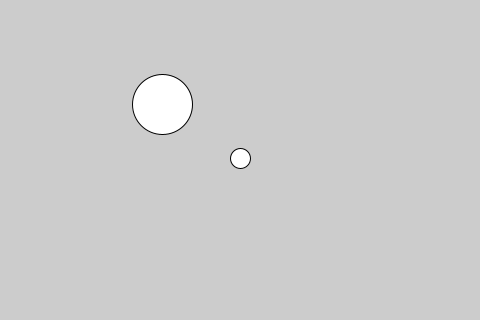
Frame 1 (no input)
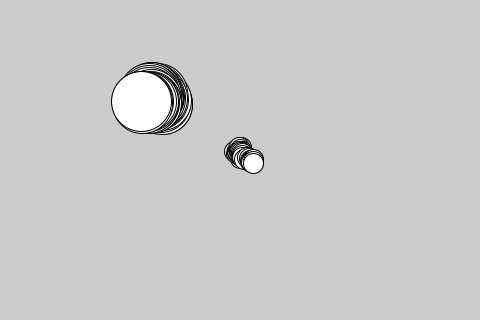
Frame 60 (the mouse pressed at the canvas centre just before this capture)
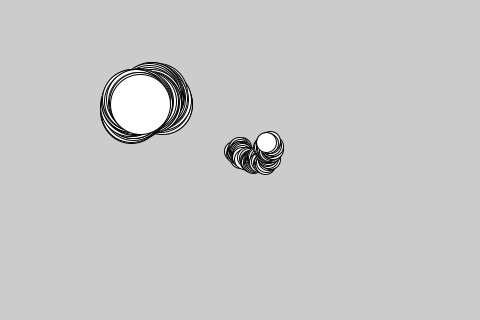
Frame 120 (the mouse held since frame 60 and released just before this capture)

The Processing sketch that drew these frames (run headless with seeded random() and noise(); from frame 60 on, the mouse is pressed at the canvas centre):

// Processing sketch: Exmaple_10_1___Make_a_Jitterbug_Object
// ── Exmaple_10_1___Make_a_Jitterbug_Object.pde

Jitterbug bug;
Jitterbug bigBug;

void setup() {
 
  size(480, 320);
  bug = new Jitterbug(width / 2, height / 2, 20);
  bigBug = new Jitterbug(width / 3, height / 3, 60);
  
}

void draw() {
 
  bug.move();
  bug.display();
  bigBug.move();
  bigBug.display();
  
}

class Jitterbug {

  Jitterbug(float tempX, float tempY, int tempDiameter)
  {x = tempX; y = tempY; diameter = tempDiameter;} 
  
  void move() {
    x += random(-speed, speed);
    y += random(-speed, speed);
  }
  
  void display() {
    ellipse(x, y, diameter, diameter); 
  }
  
  float x;
  float y;
  int diameter;
  float speed = 2.5;
  
}
